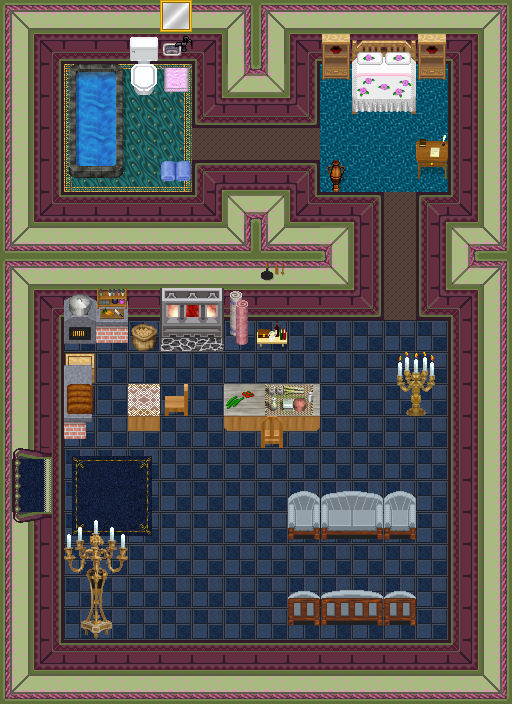

Rendered tile map (Tiled .tmx) drawn with the repository's tilesets; below, a short description and the map source with its tile grids summarised:
An orthogonal 16x22 tile map with 32x32 px tiles, 4 tile layers (0_floor, 1_terrain, 2_object, 3_roof), 3 hidden layers not drawn, 30 tilesets.

<map version="1.8" tiledversion="1.8.5" orientation="orthogonal" renderorder="right-down" width="16" height="22" tilewidth="32" tileheight="32" infinite="0" nextlayerid="8" nextobjectid="1">
 <tileset firstgid="1" name="table_with_hob_pale.png" tilewidth="32" tileheight="32" tilecount="3" columns="3">
  <image source="../../tileset/furniture/table/table_with_hob_pale.png" trans="ff00ff" width="96" height="32" />
 </tileset>
 <tileset firstgid="4" name="table_with_beer.png" tilewidth="32" tileheight="32" tilecount="8" columns="4">
  <image source="../../tileset/furniture/table/table_with_beer.png" trans="ff00ff" width="128" height="64" />
 </tileset>
 <tileset firstgid="12" name="pot/box.png" tilewidth="32" tileheight="32" tilecount="1" columns="1">
  <image source="../../tileset/item/pot/box.png" width="32" height="32" />
 </tileset>
 <tileset firstgid="13" name="bright_bookshelf_and_cupboard.png" tilewidth="32" tileheight="32" tilecount="6" columns="3">
  <image source="../../tileset/furniture/shelve/bright_bookshelf_and_cupboard.png" width="96" height="64" />
 </tileset>
 <tileset firstgid="19" name="wooden_pale.png" tilewidth="32" tileheight="32" tilecount="4" columns="2">
  <image source="../../tileset/furniture/chair/wooden_pale.png" width="64" height="64" />
 </tileset>
 <tileset firstgid="23" name="collision.png" tilewidth="32" tileheight="32" tilecount="1" columns="1">
  <image source="../../tileset/logic/collision.png" width="32" height="32" />
 </tileset>
 <tileset firstgid="24" name="sink" tilewidth="32" tileheight="32" tilecount="6" columns="2">
  <image source="../../tileset/furniture/sink/dark_front_on.png" width="64" height="96" />
 </tileset>
 <tileset firstgid="30" name="carpet dk blue" tilewidth="32" tileheight="32" tilecount="15" columns="3">
  <image source="../../tileset/furniture/carpet/dark_blue.png" width="96" height="160" />
 </tileset>
 <tileset firstgid="45" name="bathroom basin" tilewidth="32" tileheight="32" tilecount="3" columns="3">
  <image source="../../tileset/furniture/bathroom/basin.png" width="96" height="32" />
 </tileset>
 <tileset firstgid="48" name="bathroom toilet" tilewidth="32" tileheight="32" tilecount="12" columns="3">
  <image source="../../tileset/furniture/bathroom/toilet.png" width="96" height="128" />
 </tileset>
 <tileset firstgid="60" name="bread" tilewidth="32" tileheight="32" tilecount="4" columns="4">
  <image source="../../tileset/item/food/bread.png" width="128" height="32" />
 </tileset>
 <tileset firstgid="64" name="blankets" tilewidth="32" tileheight="32" tilecount="12" columns="3">
  <image source="../../tileset/item/textile/blankets.png" width="96" height="128" />
 </tileset>
 <tileset firstgid="76" name="desk" tilewidth="32" tileheight="32" tilecount="4" columns="2">
  <image source="../../tileset/furniture/table/desk.png" width="64" height="64" />
 </tileset>
 <tileset firstgid="80" name="household items" tilewidth="32" tileheight="32" tilecount="16" columns="4">
  <image source="../../tileset/item/household/food_preparation.png" width="128" height="128" />
 </tileset>
 <tileset firstgid="96" name="items" tilewidth="32" tileheight="32" tilecount="4" columns="2">
  <image source="../../tileset/item/household/food_preparation_2.png" width="64" height="64" />
 </tileset>
 <tileset firstgid="100" name="items2" tilewidth="32" tileheight="32" tilecount="4" columns="2">
  <image source="../../tileset/item/drink/casks.png" width="64" height="64" />
 </tileset>
 <tileset firstgid="104" name="lights candle" tilewidth="32" tileheight="32" tilecount="36" columns="6">
  <image source="../../tileset/furniture/light/lights_candle.png" width="192" height="192" />
 </tileset>
 <tileset firstgid="140" name="floor tiles 2" tilewidth="32" tileheight="32" tilecount="6" columns="3">
  <image source="../../tileset/ground/indoor/floor_tiles2.png" width="96" height="64" />
 </tileset>
 <tileset firstgid="146" name="wall" tilewidth="32" tileheight="32" tilecount="28" columns="4">
  <image source="../../tileset/building/wall/int_green_purple.png" width="128" height="224" />
 </tileset>
 <tileset firstgid="174" name="doors" tilewidth="32" tileheight="32" tilecount="28" columns="4">
  <image source="../../tileset/building/entrance/green_purple_ns_ew.png" width="128" height="224" />
 </tileset>
 <tileset firstgid="202" name="towels" tilewidth="32" tileheight="32" tilecount="24" columns="6">
  <image source="../../tileset/item/textile/towels.png" width="192" height="128" />
 </tileset>
 <tileset firstgid="226" name="lace" tilewidth="32" tileheight="32" tilecount="2" columns="2">
  <image source="../../tileset/item/textile/lace.png" width="64" height="32" />
 </tileset>
 <tileset firstgid="228" name="mirror etc" tilewidth="32" tileheight="32" tilecount="4" columns="2">
  <image source="../../tileset/furniture/picture/small_2.png" width="64" height="64" />
 </tileset>
 <tileset firstgid="232" name="furnace" tilewidth="32" tileheight="32" tilecount="4" columns="2">
  <image source="../../tileset/building/decoration/furnace.png" width="64" height="64" />
 </tileset>
 <tileset firstgid="236" name="kitchen cabinets" tilewidth="32" tileheight="32" tilecount="44" columns="4">
  <image source="../../tileset/furniture/kitchen/cabinets.png" width="128" height="352" />
 </tileset>
 <tileset firstgid="280" name="floor tiles" tilewidth="32" tileheight="32" tilecount="9" columns="3">
  <image source="../../tileset/ground/indoor/floor_tiles.png" width="96" height="96" />
 </tileset>
 <tileset firstgid="289" name="border" tilewidth="32" tileheight="32" tilecount="9" columns="3">
  <image source="../../tileset/furniture/carpet/rug_border.png" width="96" height="96" />
 </tileset>
 <tileset firstgid="298" name="sofas" tilewidth="32" tileheight="32" tilecount="12" columns="3">
  <image source="../../tileset/furniture/chair/sofa_chair_blue.png" width="96" height="128" />
 </tileset>
 <tileset firstgid="310" name="double_pink_roses" tilewidth="32" tileheight="32" tilecount="18" columns="6">
  <image source="../../tileset/furniture/bed/double_pink_roses.png" width="192" height="96" />
 </tileset>
 <tileset firstgid="328" name="furniture/light/flames" tilewidth="32" tileheight="32" tilecount="6" columns="6">
  <image source="../../tileset/furniture/light/flames.png" width="192" height="32" />
 </tileset>
 <layer id="1" name="0_floor" width="16" height="22">
  <data>[352 cells, 352 non-empty, 8 distinct tile ids]</data>
 </layer>
 <layer id="2" name="1_terrain" width="16" height="22">
  <data>[352 cells, 231 non-empty, 57 distinct tile ids]</data>
 </layer>
 <layer id="3" name="2_object" width="16" height="22">
  <data>[352 cells, 66 non-empty, 58 distinct tile ids]</data>
 </layer>
 <layer id="4" name="3_roof" width="16" height="22">
  <data>[352 cells, 17 non-empty, 16 distinct tile ids]</data>
 </layer>
 <layer id="5" name="objects" width="16" height="22" visible="0">
  <data>[352 cells, 0 non-empty, 0 distinct tile ids]</data>
 </layer>
 <layer id="6" name="collision" width="16" height="22" visible="0" opacity="0.37">
  <data>[352 cells, 219 non-empty, 1 distinct tile ids]</data>
 </layer>
 <layer id="7" name="protection" width="16" height="22" visible="0">
  <data>[352 cells, 0 non-empty, 0 distinct tile ids]</data>
 </layer>
</map>
